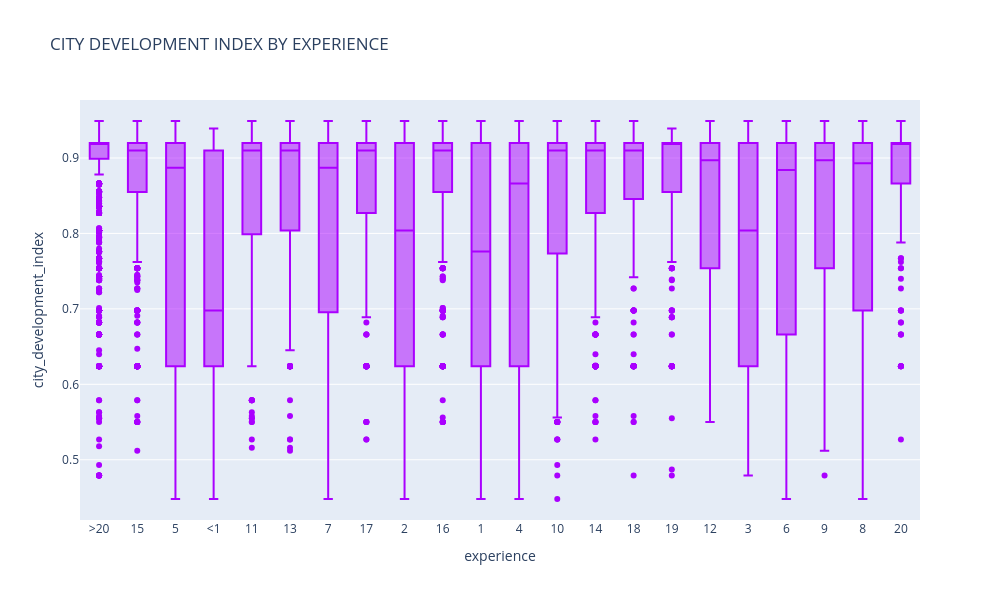

The cell this chart's notebook holds for it:
### Markdown cell above
## 6.BOX PLOT( CITY DEVELOPMENT INDEX BY EXPERIENCE)

### Code cell
fig = px.box(df,
             x='experience',
             y='city_development_index',
             title="CITY DEVELOPMENT INDEX BY EXPERIENCE",color_discrete_sequence=['#AA00FF'])


fig.update_layout(width=1000, height=600)

fig.show()

### Figure 1 — Plotly figure (JSON) as saved in the notebook; plotly's stock layout.template omitted (floating-point values rounded to 4 significant figures; data arrays with more than 128 entries replaced by an {"elided": "..."} marker saying what was removed)
{"data": [{"alignmentgroup": "True", "hovertemplate": "experience=%{x}<br>city_development_index=%{y}<extra></extra>", "legendgroup": "", "marker": {"color": "#AA00FF"}, "name": "", "notched": false, "offsetgroup": "", "orientation": "v", "showlegend": false, "type": "box", "x": {"elided": "19158 str values"}, "x0": " ", "xaxis": "x", "y": {"elided": "19158 float values"}, "y0": " ", "yaxis": "y"}], "layout": {"boxmode": "group", "height": 600, "legend": {"tracegroupgap": 0}, "title": {"text": "CITY DEVELOPMENT INDEX BY EXPERIENCE"}, "width": 1000, "xaxis": {"anchor": "y", "domain": [0, 1], "title": {"text": "experience"}}, "yaxis": {"anchor": "x", "domain": [0, 1], "title": {"text": "city_development_index"}}}}
